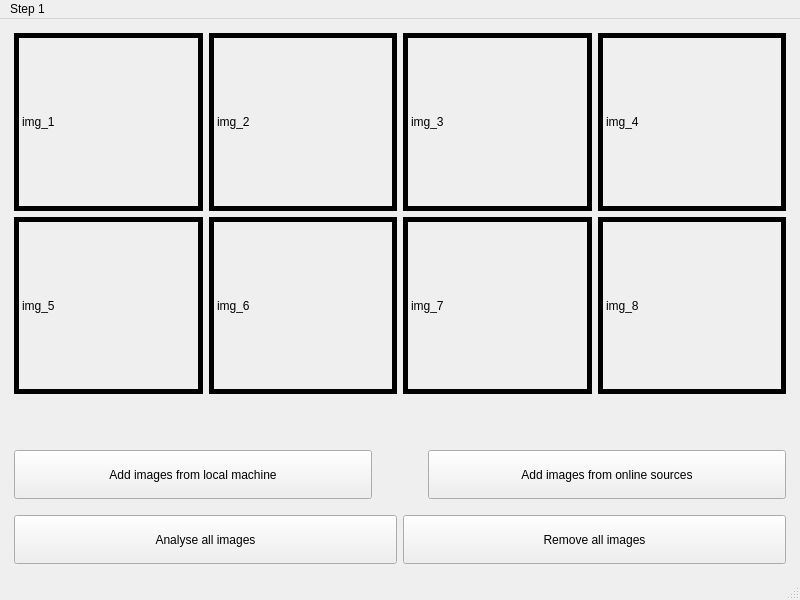
<?xml version="1.0" encoding="UTF-8"?>
<ui version="4.0">
 <class>MainWindow</class>
 <widget class="QMainWindow" name="MainWindow">
  <property name="geometry">
   <rect>
    <x>0</x>
    <y>0</y>
    <width>800</width>
    <height>600</height>
   </rect>
  </property>
  <property name="windowTitle">
   <string>MainWindow</string>
  </property>
  <widget class="QWidget" name="centralwidget">
   <layout class="QVBoxLayout" name="verticalLayout_2" stretch="3,0,1">
    <item>
     <layout class="QGridLayout" name="gridLayout">
      <property name="leftMargin">
       <number>5</number>
      </property>
      <property name="topMargin">
       <number>5</number>
      </property>
      <property name="rightMargin">
       <number>5</number>
      </property>
      <property name="bottomMargin">
       <number>5</number>
      </property>
      <item row="1" column="3">
       <widget class="QLabel" name="label_5">
        <property name="frameShape">
         <enum>QFrame::Panel</enum>
        </property>
        <property name="lineWidth">
         <number>5</number>
        </property>
        <property name="text">
         <string>img_8</string>
        </property>
       </widget>
      </item>
      <item row="0" column="2">
       <widget class="QLabel" name="label_7">
        <property name="frameShape">
         <enum>QFrame::Panel</enum>
        </property>
        <property name="lineWidth">
         <number>5</number>
        </property>
        <property name="text">
         <string>img_3</string>
        </property>
       </widget>
      </item>
      <item row="1" column="1">
       <widget class="QLabel" name="label_3">
        <property name="frameShape">
         <enum>QFrame::Panel</enum>
        </property>
        <property name="lineWidth">
         <number>5</number>
        </property>
        <property name="text">
         <string>img_6</string>
        </property>
       </widget>
      </item>
      <item row="1" column="0">
       <widget class="QLabel" name="label_2">
        <property name="frameShape">
         <enum>QFrame::Panel</enum>
        </property>
        <property name="lineWidth">
         <number>5</number>
        </property>
        <property name="text">
         <string>img_5</string>
        </property>
       </widget>
      </item>
      <item row="0" column="3">
       <widget class="QLabel" name="label_8">
        <property name="frameShape">
         <enum>QFrame::Panel</enum>
        </property>
        <property name="lineWidth">
         <number>5</number>
        </property>
        <property name="text">
         <string>img_4</string>
        </property>
       </widget>
      </item>
      <item row="1" column="2">
       <widget class="QLabel" name="label_4">
        <property name="frameShape">
         <enum>QFrame::Panel</enum>
        </property>
        <property name="lineWidth">
         <number>5</number>
        </property>
        <property name="text">
         <string>img_7</string>
        </property>
       </widget>
      </item>
      <item row="0" column="1">
       <widget class="QLabel" name="label_6">
        <property name="frameShape">
         <enum>QFrame::Panel</enum>
        </property>
        <property name="lineWidth">
         <number>5</number>
        </property>
        <property name="text">
         <string>img_2</string>
        </property>
       </widget>
      </item>
      <item row="0" column="0">
       <widget class="QLabel" name="label">
        <property name="frameShape">
         <enum>QFrame::Panel</enum>
        </property>
        <property name="frameShadow">
         <enum>QFrame::Plain</enum>
        </property>
        <property name="lineWidth">
         <number>5</number>
        </property>
        <property name="text">
         <string>img_1</string>
        </property>
       </widget>
      </item>
     </layout>
    </item>
    <item>
     <spacer name="verticalSpacer">
      <property name="orientation">
       <enum>Qt::Vertical</enum>
      </property>
      <property name="sizeType">
       <enum>QSizePolicy::Preferred</enum>
      </property>
      <property name="sizeHint" stdset="0">
       <size>
        <width>20</width>
        <height>40</height>
       </size>
      </property>
     </spacer>
    </item>
    <item>
     <layout class="QVBoxLayout" name="verticalLayout">
      <property name="sizeConstraint">
       <enum>QLayout::SetFixedSize</enum>
      </property>
      <item>
       <layout class="QHBoxLayout" name="horizontalLayout">
        <property name="sizeConstraint">
         <enum>QLayout::SetNoConstraint</enum>
        </property>
        <property name="leftMargin">
         <number>5</number>
        </property>
        <property name="topMargin">
         <number>5</number>
        </property>
        <property name="rightMargin">
         <number>5</number>
        </property>
        <property name="bottomMargin">
         <number>5</number>
        </property>
        <item>
         <widget class="QPushButton" name="pushButton">
          <property name="sizePolicy">
           <sizepolicy hsizetype="Minimum" vsizetype="Preferred">
            <horstretch>0</horstretch>
            <verstretch>0</verstretch>
           </sizepolicy>
          </property>
          <property name="text">
           <string>Add images from local machine</string>
          </property>
         </widget>
        </item>
        <item>
         <spacer name="horizontalSpacer">
          <property name="orientation">
           <enum>Qt::Horizontal</enum>
          </property>
          <property name="sizeType">
           <enum>QSizePolicy::Fixed</enum>
          </property>
          <property name="sizeHint" stdset="0">
           <size>
            <width>50</width>
            <height>20</height>
           </size>
          </property>
         </spacer>
        </item>
        <item>
         <widget class="QPushButton" name="pushButton_2">
          <property name="sizePolicy">
           <sizepolicy hsizetype="Minimum" vsizetype="Preferred">
            <horstretch>0</horstretch>
            <verstretch>0</verstretch>
           </sizepolicy>
          </property>
          <property name="text">
           <string>Add images from online sources</string>
          </property>
         </widget>
        </item>
       </layout>
      </item>
      <item>
       <layout class="QHBoxLayout" name="horizontalLayout_2">
        <property name="leftMargin">
         <number>5</number>
        </property>
        <property name="topMargin">
         <number>5</number>
        </property>
        <property name="rightMargin">
         <number>5</number>
        </property>
        <property name="bottomMargin">
         <number>5</number>
        </property>
        <item>
         <widget class="QPushButton" name="pushButton_3">
          <property name="sizePolicy">
           <sizepolicy hsizetype="Minimum" vsizetype="Preferred">
            <horstretch>0</horstretch>
            <verstretch>0</verstretch>
           </sizepolicy>
          </property>
          <property name="text">
           <string>Analyse all images</string>
          </property>
         </widget>
        </item>
        <item>
         <widget class="QPushButton" name="pushButton_4">
          <property name="sizePolicy">
           <sizepolicy hsizetype="Minimum" vsizetype="Preferred">
            <horstretch>0</horstretch>
            <verstretch>0</verstretch>
           </sizepolicy>
          </property>
          <property name="text">
           <string>Remove all images</string>
          </property>
         </widget>
        </item>
       </layout>
      </item>
     </layout>
    </item>
   </layout>
  </widget>
  <widget class="QMenuBar" name="menubar">
   <property name="geometry">
    <rect>
     <x>0</x>
     <y>0</y>
     <width>800</width>
     <height>20</height>
    </rect>
   </property>
   <widget class="QMenu" name="menuStep_1">
    <property name="title">
     <string>Step 1</string>
    </property>
   </widget>
   <addaction name="menuStep_1"/>
  </widget>
  <widget class="QStatusBar" name="statusbar"/>
 </widget>
 <resources/>
 <connections/>
</ui>
